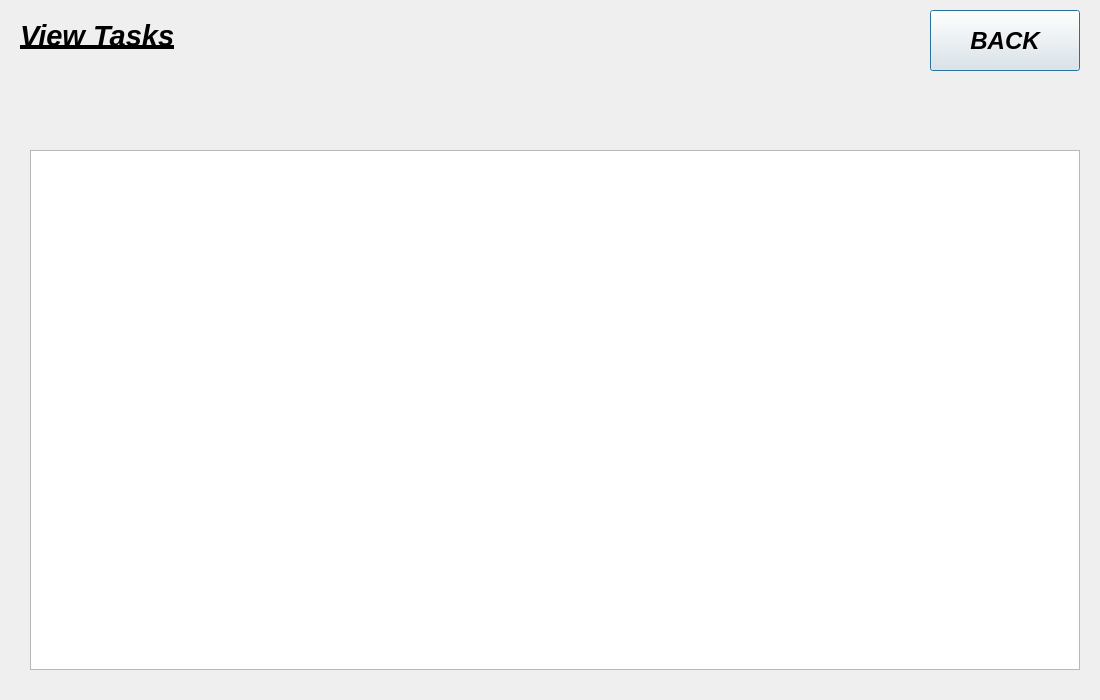
<?xml version="1.0" encoding="UTF-8"?>
<ui version="4.0">
 <class>ViewTasks</class>
 <widget class="QDialog" name="ViewTasks">
  <property name="geometry">
   <rect>
    <x>0</x>
    <y>0</y>
    <width>1100</width>
    <height>700</height>
   </rect>
  </property>
  <property name="maximumSize">
   <size>
    <width>1100</width>
    <height>700</height>
   </size>
  </property>
  <property name="windowTitle">
   <string>Dialog</string>
  </property>
  <widget class="QLabel" name="ViewTaskMessageLabel">
   <property name="geometry">
    <rect>
     <x>20</x>
     <y>10</y>
     <width>201</width>
     <height>51</height>
    </rect>
   </property>
   <property name="maximumSize">
    <size>
     <width>300</width>
     <height>70</height>
    </size>
   </property>
   <property name="font">
    <font>
     <pointsize>22</pointsize>
     <italic>true</italic>
     <bold>true</bold>
     <underline>true</underline>
    </font>
   </property>
   <property name="text">
    <string>View Tasks</string>
   </property>
  </widget>
  <widget class="QPushButton" name="pushButton">
   <property name="geometry">
    <rect>
     <x>930</x>
     <y>10</y>
     <width>150</width>
     <height>61</height>
    </rect>
   </property>
   <property name="maximumSize">
    <size>
     <width>150</width>
     <height>70</height>
    </size>
   </property>
   <property name="font">
    <font>
     <pointsize>18</pointsize>
     <italic>true</italic>
     <bold>true</bold>
    </font>
   </property>
   <property name="text">
    <string>BACK</string>
   </property>
  </widget>
  <widget class="QTableWidget" name="ViewTaskTableWidget">
   <property name="geometry">
    <rect>
     <x>30</x>
     <y>150</y>
     <width>1050</width>
     <height>520</height>
    </rect>
   </property>
   <property name="maximumSize">
    <size>
     <width>1050</width>
     <height>520</height>
    </size>
   </property>
   <property name="font">
    <font>
     <pointsize>12</pointsize>
     <italic>true</italic>
     <bold>true</bold>
    </font>
   </property>
  </widget>
 </widget>
 <resources/>
 <connections/>
</ui>
